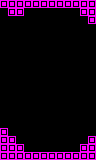

The image is a tile-based game level rendered from a .tmx file. Its description and source (layers, tilesets, objects; grid data summarised) follow:
An orthogonal 12x20 tile map with 8x8 px tiles, 1 tile layer (main) and 2 objects (2x enemyWalker).

<map version="1.0" orientation="orthogonal" renderorder="right-down" width="12" height="20" tilewidth="8" tileheight="8" nextobjectid="5">
 <properties>
  <property name="type" value="open" />
 </properties>
 <tileset firstgid="1" name="tiles" tilewidth="8" tileheight="8" tilecount="24" columns="6">
  <image source="../../../images/tiles.png" width="48" height="32" />
 </tileset>
 <layer name="main" width="12" height="20">
  <data>[240 cells, 38 non-empty, 1 distinct tile ids]</data>
 </layer>
 <objectgroup name="enemies">
  <object id="2" type="enemyWalker" gid="1073741828" x="48" y="16" width="8" height="8" />
  <object id="4" type="enemyWalker" gid="4" x="48" y="152" width="8" height="8" />
 </objectgroup>
</map>
